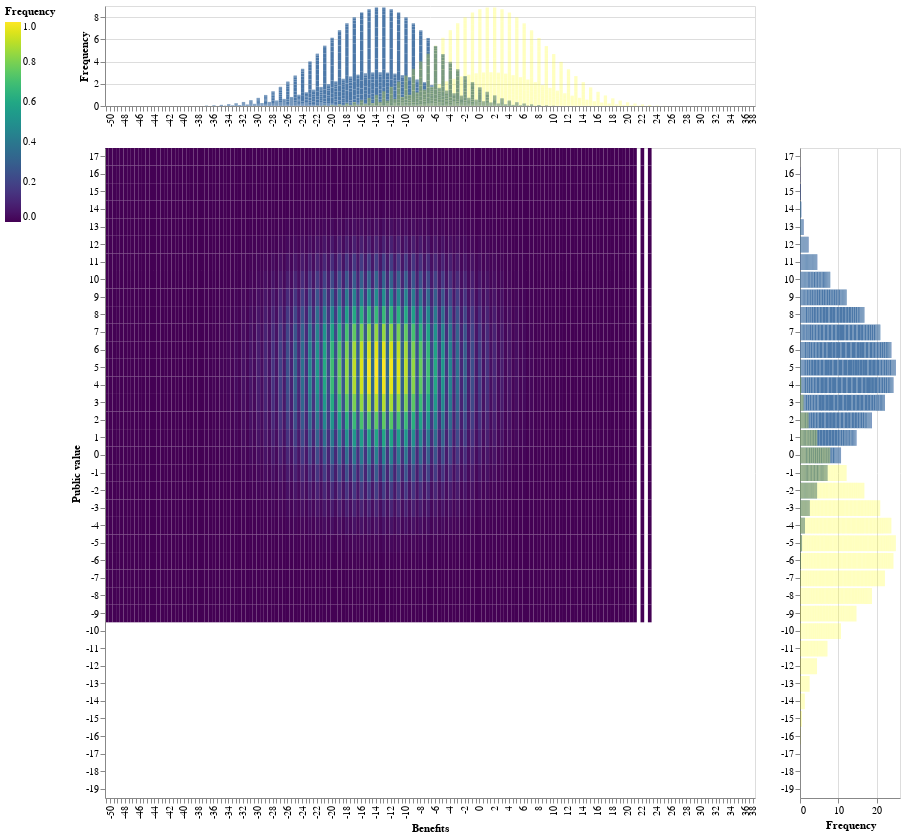

This figure's notebook cell:
### Code cell
from pluto_survey_tools.charts import create_histo_heatmap_from_df

create_histo_heatmap_from_df(df1, df2, True)

### Figure 1 — Vega-Lite specification as saved in the notebook (floating-point values rounded to 4 significant figures; data arrays with more than 128 entries replaced by an {"elided": "..."} marker saying what was removed)
{"config": {"view": {"continuousWidth": 400, "continuousHeight": 300}}, "vconcat": [{"layer": [{"data": {"name": "data-4cbe9e65ccc5e30c0ea33891920a2040"}, "mark": "bar", "encoding": {"tooltip": [{"field": "score_x", "type": "quantitative"}, {"field": "count", "type": "quantitative"}], "x": {"axis": {"labelExpr": "datum.value % 2 ? null : datum.label"}, "field": "score_x", "scale": {"domain": {"elided": "176 float values"}}, "title": null, "type": "ordinal"}, "y": {"field": "count", "title": "Frequency", "type": "quantitative"}}, "height": 100, "width": 650}, {"data": {"name": "data-6c634f927931d44a07b5452b6dd0cf61"}, "mark": {"type": "bar", "color": "yellow", "opacity": 0.25}, "encoding": {"tooltip": [{"field": "score_x", "type": "quantitative"}, {"field": "count", "type": "quantitative"}], "x": {"axis": {"labelExpr": "datum.value % 2 ? null : datum.label"}, "field": "score_x", "scale": {"domain": {"elided": "176 float values"}}, "title": null, "type": "ordinal"}, "y": {"field": "count", "title": "Frequency", "type": "quantitative"}}, "height": 100, "width": 650}]}, {"hconcat": [{"data": {"name": "data-4cbe9e65ccc5e30c0ea33891920a2040"}, "mark": "rect", "encoding": {"color": {"field": "count", "legend": {"legendX": -100, "legendY": 0, "offset": 0, "orient": "none"}, "scale": {"scheme": "viridis"}, "title": "Frequency", "type": "quantitative"}, "tooltip": [{"field": "score_x", "type": "quantitative"}, {"field": "score_y", "type": "quantitative"}, {"field": "count", "type": "quantitative"}], "x": {"axis": {"labelExpr": "datum.value % 2 ? null : datum.label"}, "field": "score_x", "scale": {"domain": {"elided": "176 float values"}}, "sort": "ascending", "title": "Benefits", "type": "ordinal"}, "y": {"axis": {"labelExpr": "datum.value % 1 ? null : datum.label"}, "field": "score_y", "scale": {"domain": [17.0, 16.0, 15.0, 14.0, 13.0, 12.0, 11.0, 10.0, 9.0, 8.0, 7.0, 6.0, 5.0, 4.0, 3.0, 2.0, 1.0, 0.0, -1.0, -2.0, -3.0, -4.0, -5.0, -6.0, -7.0, -8.0, -9.0, -10.0, -11.0, -12.0, -13.0, -14.0, -15.0, -16.0, -17.0, -18.0, -19.0]}, "sort": "descending", "title": "Public value", "type": "ordinal"}}, "height": 650, "width": 650}, {"layer": [{"data": {"name": "data-4cbe9e65ccc5e30c0ea33891920a2040"}, "mark": "bar", "encoding": {"tooltip": [{"field": "score_y", "type": "quantitative"}, {"field": "count", "type": "quantitative"}], "x": {"field": "count", "title": "Frequency", "type": "quantitative"}, "y": {"axis": {"labelExpr": "datum.value % 1 ? null : datum.label"}, "field": "score_y", "scale": {"domain": [17.0, 16.0, 15.0, 14.0, 13.0, 12.0, 11.0, 10.0, 9.0, 8.0, 7.0, 6.0, 5.0, 4.0, 3.0, 2.0, 1.0, 0.0, -1.0, -2.0, -3.0, -4.0, -5.0, -6.0, -7.0, -8.0, -9.0, -10.0, -11.0, -12.0, -13.0, -14.0, -15.0, -16.0, -17.0, -18.0, -19.0]}, "sort": "descending", "title": null, "type": "ordinal"}}, "height": 650, "width": 100}, {"data": {"name": "data-6c634f927931d44a07b5452b6dd0cf61"}, "mark": {"type": "bar", "color": "yellow", "opacity": 0.25}, "encoding": {"tooltip": [{"field": "score_y", "type": "quantitative"}, {"field": "count", "type": "quantitative"}], "x": {"field": "count", "title": "Frequency", "type": "quantitative"}, "y": {"axis": {"labelExpr": "datum.value % 1 ? null : datum.label"}, "field": "score_y", "scale": {"domain": [17.0, 16.0, 15.0, 14.0, 13.0, 12.0, 11.0, 10.0, 9.0, 8.0, 7.0, 6.0, 5.0, 4.0, 3.0, 2.0, 1.0, 0.0, -1.0, -2.0, -3.0, -4.0, -5.0, -6.0, -7.0, -8.0, -9.0, -10.0, -11.0, -12.0, -13.0, -14.0, -15.0, -16.0, -17.0, -18.0, -19.0]}, "sort": "descending", "title": null, "type": "ordinal"}}, "height": 650, "width": 100}]}]}], "$schema": "https://vega.github.io/schema/vega-lite/v4.17.0.json", "datasets": {"data-4cbe9e65ccc5e30c0ea33891920a2040": {"elided": "3942 records"}, "data-6c634f927931d44a07b5452b6dd0cf61": {"elided": "3942 records"}}}
